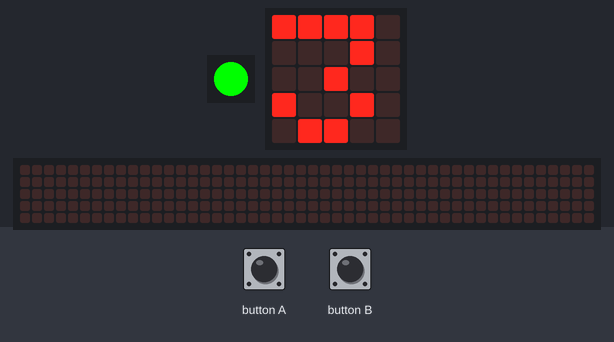
Recording of a program running on a simulated Calliope mini (MakeCode). On the bench: 1 RGB LEDs in strip order, left to right, the board's 5×5 LED display, a strip that is not on the board, showing the scrolling text unrolled. Inputs (shaded band) come from the test bench. The 48×5 strip is a reading aid, not a part: it shows the text the display is scrolling, unrolled, one strip-width of it at a time.

Above: at 1.2 s.
1.3 s: button B pressed for 0.15 s
At 1.92 s:
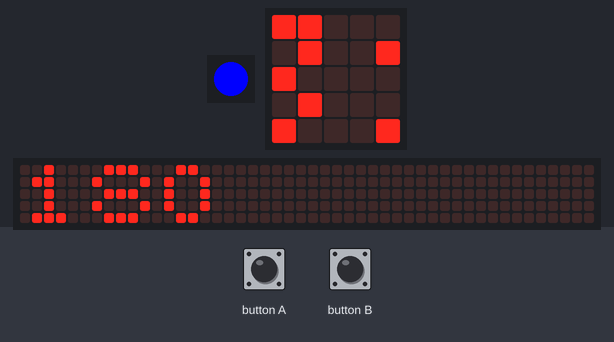
At 4.91 s:
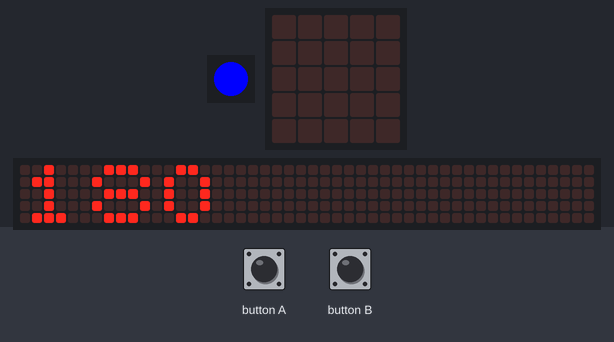
Timing chart, 0 to 6.4 s (numbered marks = the images above; inputs shaded):
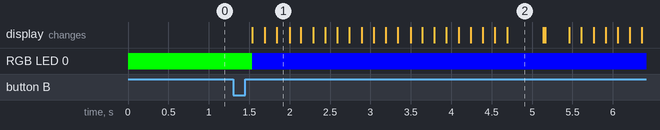

Measured:
- after the input at 1.3 s, RGB LED 0: RGB(0, 255, 0) → RGB(0, 0, 255) after 0.24 s; the display: first changes after 0.24 s (image 1 shows a later state)
- what the display in image 2 shows lasts 0.4 s, from 4.7 s to 5.1 s

The program:

teatimer.py
```python
# What? A configurable, flashy tea timer
#
# timer has several states:
# 1st: (set the time by pressing A; just increases up to 5 minutes); start the timer with B
# 2nd: counts down the time (and shows the remainder in seconds as scrolled text (this causes a delay.. uff)
# 3rd: time elapsed -> blinkng red/green; can be reset by pressing B .. take out the teabag

def on_button_pressed_a():
    global duration
    if programState == 0:
        duration = (duration + 1) % maxDuration
        if duration == 0:
            duration = 1
input.on_button_pressed(Button.A, on_button_pressed_a)

def on_button_pressed_b():
    global programState, startTime
    if programState == 0 or programState == 2:
        programState = (programState + 1) % maxProgramState
        startTime = control.millis()
input.on_button_pressed(Button.B, on_button_pressed_b)

startTime = 0
programState = 0
maxProgramState = 3
maxDuration = 10 # minutes; green tea 3; fruity tea 8 (so for the sake of it, the user can use 1..9)
duration = 3 # 3 min is a good start for green tea
basic.turn_rgb_led_off()

def on_forever():
    global programState
    if programState == 0:
        basic.set_led_color(0x00ff00)
        basic.show_number(duration)
    elif programState == 1:
        basic.set_led_color(0x0000ff)
        currentTime = control.millis()
        remainingTimeMs = (60 * 1000 * duration - (currentTime - startTime))
        remainingTimeS = remainingTimeMs / 1000
        basic.show_number(Math.ceil(remainingTimeS))
        if remainingTimeS <= 0:
            music.start_melody(music.built_in_melody(Melodies.BA_DING))
            programState = 2
    elif programState == 2:
        basic.set_led_color(0xff0000)
        basic.pause(100)
        basic.set_led_color(0x00ff00)
        basic.pause(100)
basic.forever(on_forever)
```
